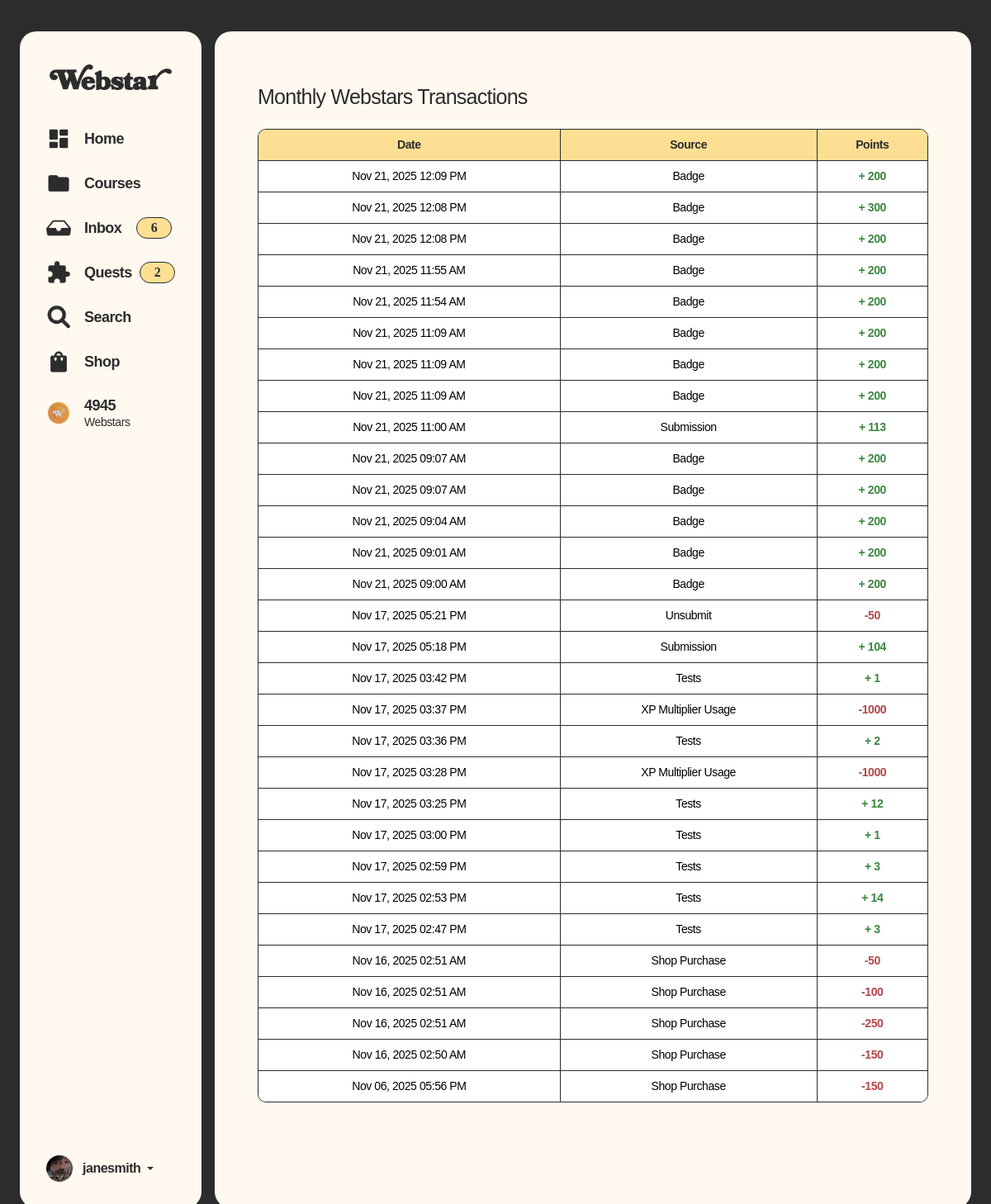
/transactions.php (signed in), run on the app's committed database.
### tables this page shows
CREATE TABLE `users` (
  `userID` int(11) NOT NULL,
  `password` varchar(1024) NOT NULL,
  `email` varchar(50) NOT NULL,
  `role` varchar(12) NOT NULL DEFAULT 'student',
  `userName` varchar(50) NOT NULL,
  `status` varchar(15) DEFAULT 'Active'
);

CREATE TABLE `profile` (
  `profileID` int(11) NOT NULL,
  `userID` int(11) NOT NULL,
  `bio` varchar(255) NOT NULL DEFAULT 'Welcome to my Webstar profile!',
  `webstars` int(11) DEFAULT 0,
  `emblemID` int(11) NOT NULL DEFAULT 1,
  `coverImageID` int(11) NOT NULL DEFAULT 1,
  `colorThemeID` int(11) NOT NULL DEFAULT 1,
  `starCard` int(11) DEFAULT NULL
);

CREATE TABLE `userinfo` (
  `userInfoID` int(11) NOT NULL,
  `userID` int(11) NOT NULL,
  `profilePicture` varchar(100) NOT NULL DEFAULT 'defaultProfile.png',
  `firstName` varchar(50) NOT NULL,
  `middleName` varchar(50) DEFAULT NULL,
  `lastName` varchar(50) NOT NULL,
  `studentID` varchar(50) DEFAULT NULL,
  `programID` varchar(50) DEFAULT '1',
  `gender` varchar(50) DEFAULT 'Other',
  `yearLevel` varchar(20) DEFAULT '1',
  `yearSection` int(11) DEFAULT 1,
  `schoolEmail` varchar(50) DEFAULT NULL,
  `facebookLink` text DEFAULT NULL,
  `linkedInLink` text DEFAULT NULL,
  `githubLink` text DEFAULT NULL,
  `createdAt` datetime NOT NULL,
  `isNewUser` int(1) NOT NULL DEFAULT 1
);

CREATE TABLE `webstars` (
  `webstarsID` int(11) NOT NULL,
  `userID` int(11) NOT NULL,
  `assessmentID` int(11) DEFAULT NULL,
  `sourceType` varchar(50) NOT NULL,
  `pointsChanged` int(100) NOT NULL,
  `dateEarned` datetime NOT NULL
);

### transactions.php (the view, shortened to what the rows shown need)
<?php $activePage = 'webstars';
include('shared/assets/database/connect.php');
include("shared/assets/processes/session-process.php");
$currentMonthStart = date('Y-m-01');
$currentMonthEnd = date('Y-m-t');
$query = "
    SELECT webstarsID, sourceType, pointsChanged, dateEarned
    FROM webstars
    WHERE userID = $userID
    AND dateEarned BETWEEN '$currentMonthStart' AND '$currentMonthEnd'
    ORDER BY dateEarned DESC
";
$result = mysqli_query($conn, $query);
?>
<!doctype html>
<html lang="en">
<head>
    <link href="https://cdn.jsdelivr.net/npm/bootstrap@5.3.6/dist/css/bootstrap.min.css" rel="stylesheet" />
    <link rel="stylesheet" href="https://cdn.jsdelivr.net/npm/bootstrap-icons@1.13.1/font/bootstrap-icons.min.css">
    <link rel="stylesheet" href="shared/assets/css/global-styles.css" />
    <link rel="stylesheet" href="shared/assets/css/sidebar-and-container-styles.css" />
    <link rel="stylesheet" href="shared/assets/css/inbox.css" />
    <link rel="stylesheet" href="shared/assets/css/sidebar-and-container-styles.css" />
    <link href="https://cdnjs.cloudflare.com/ajax/libs/font-awesome/6.5.0/css/all.min.css" rel="stylesheet" />
</head>
<body>
    <div class="container-fluid min-vh-100 d-flex justify-content-center align-items-center p-0 p-md-3"
        style="background-color: var(--black);">
        <div class="row w-100">
            <?php include 'shared/components/sidebar-for-mobile.php'; ?>
            <?php include 'shared/components/sidebar-for-desktop.php'; ?>
            <div class="col main-container m-0 p-0 mx-0 mx-md-2 p-md-4">
                <div class="card border-0 px-3 pt-3 m-0 h-100 w-100 rounded-0 shadow-none"
                    style="background-color: transparent;">
                    <?php include 'shared/components/navbar-for-mobile.php'; ?>
                    <div class="container-fluid py-3 row-padding-top  overflow-y-auto">
                        <div class="row">
                            <div class="col-12" style="padding-bottom:50px">
                                <div class="row align-items-center mb-3 text-center text-md-start">
                                    <div class="col-12 col-md-auto text-center text-md-start position-relative">
                                        <h1 class="text-sbold text-25 my-2" style="color: var(--black);">Monthly
                                            Webstars
                                            Transactions
                                        </h1>
                                    </div>
                                    <div class="message-container mt-3 pb-4">
                                        <div class="table-responsive"
                                            style="border-radius:10px; border: 1px solid var(--black);">
                                            <table
                                                class="table table-inner-borders text-center align-middle text-reg text-14 mb-0 webstars-table">
                                                <thead>
                                                    <tr>
                                                        <th>Date</th>
                                                        <th>Source</th>
                                                        <th>Points</th>
                                                    </tr>
                                                </thead>
                                                <tbody>
                                                    <?php if (mysqli_num_rows($result) > 0): ?>
                                                        <?php while ($row = mysqli_fetch_assoc($result)): ?>
                                                            <tr>
                                                                <td><?= htmlspecialchars(date('M d, Y h:i A', strtotime($row['dateEarned']))) ?>
                                                                </td>
                                                                <td><?= htmlspecialchars($row['sourceType']) ?></td>
                                                                <td>
                                                                    <strong
                                                                        style="color: <?= $row['pointsChanged'] >= 0 ? 'var(--successColor, #3b873e)' : 'var(--dangerColor, #b04a4a)' ?>;">
                                                                        <?= $row['pointsChanged'] >= 0 ? '+' : '' ?>
                                                                        <?= htmlspecialchars($row['pointsChanged']) ?>
                                                                    </strong>
                                                                </td>
                                                            </tr>
                                                        <?php endwhile; ?>
                                                    <?php endif; ?>
                                                </tbody>
                                            </table>
                                        </div>
                                    </div>
                                </div>
                            </div>
                        </div>
                    </div>
                </div>
            </div>
        </div>
    </div>
</body>
</html>

### shared/components/sidebar-for-desktop.php (shortened to what the rows shown need)
<?php
include_once 'shared/assets/database/connect.php';
$userID = $_SESSION['userID'];
$usernameAndProfilePictureQuery = "
SELECT
    u.userName,
    ui.profilePicture,
    p.webstars
FROM users u
JOIN userinfo ui ON u.userID = ui.userID
JOIN profile p ON u.userID = p.userID
WHERE u.userID = $userID
";
$usernameAndProfilePictureResult = executeQuery($usernameAndProfilePictureQuery);
$userInformation = mysqli_fetch_assoc($usernameAndProfilePictureResult);
?>
<div class="col-auto d-none d-md-block">
    <div class="col-auto d-none d-md-block">
        <div class="row">
            <div class="card border-0 sidebar mx-2 p-2 overflow-y-auto" style="width: 220px;">
                <ul class="nav flex-column">
                    <div class="mt-1 end-0 mt-2 mx-3 mb-2 p-2 d-flex align-items-center">
                        <div class="d-flex flex-column align-items-start ps-2" style="line-height: 1.2;">
                            <a href="transactions.php" class="text-med text-18" style="text-decoration: none;">
                                <strong><?php echo $userInformation['webstars'] ?></strong>
                            </a>
                        </div>
                    </div>
                </ul>
                <div class="dropdown mt-auto p-4">
                    <a href="#" class="d-flex align-items-center text-decoration-none dropdown-toggle text-dark"
                        data-bs-toggle="dropdown" aria-expanded="false">
                        <img src="shared/assets/pfp-uploads/<?php echo $userInformation['profilePicture'] ?>" alt=""
                            width="32" height="32" class="rounded-circle me-2"
                            style="object-fit: cover; width: 32px; height: 32px; overflow: hidden;">
                        <strong class="text-dark text-med text-16 px-1 text-truncate" style="max-width:100px"
                            title=" <?php echo $userInformation['userName'] ?>">
                            <?php echo $userInformation['userName'] ?>
                        </strong>
                    </a>
                </div>
            </div>
        </div>
    </div>
</div>

### data on the page
users: profile.webstars "4945", userinfo.profilePicture (picture), userName "janesmith"
webstars: dateEarned "Nov 21, 2025 12:09 PM", sourceType "Badge", pointsChanged "200"
webstars: dateEarned "Nov 21, 2025 12:08 PM", sourceType "Badge", pointsChanged "300"
webstars: dateEarned "Nov 21, 2025 12:08 PM", sourceType "Badge", pointsChanged "200"
webstars: dateEarned "Nov 21, 2025 11:55 AM", sourceType "Badge", pointsChanged "200"
webstars: dateEarned "Nov 21, 2025 11:54 AM", sourceType "Badge", pointsChanged "200"
webstars: dateEarned "Nov 21, 2025 11:09 AM", sourceType "Badge", pointsChanged "200"
webstars: dateEarned "Nov 21, 2025 11:09 AM", sourceType "Badge", pointsChanged "200"
webstars: dateEarned "Nov 21, 2025 11:09 AM", sourceType "Badge", pointsChanged "200"
webstars: dateEarned "Nov 21, 2025 11:00 AM", sourceType "Submission", pointsChanged "113"
webstars: dateEarned "Nov 21, 2025 09:07 AM", sourceType "Badge", pointsChanged "200"
webstars: dateEarned "Nov 21, 2025 09:07 AM", sourceType "Badge", pointsChanged "200"
webstars: dateEarned "Nov 21, 2025 09:04 AM", sourceType "Badge", pointsChanged "200"
webstars: dateEarned "Nov 21, 2025 09:01 AM", sourceType "Badge", pointsChanged "200"
webstars: dateEarned "Nov 21, 2025 09:00 AM", sourceType "Badge", pointsChanged "200"
webstars: dateEarned "Nov 17, 2025 05:21 PM", sourceType "Unsubmit", pointsChanged "-50"
webstars: dateEarned "Nov 17, 2025 05:18 PM", sourceType "Submission", pointsChanged "104"
webstars: dateEarned "Nov 17, 2025 03:42 PM", sourceType "Tests", pointsChanged "1"
webstars: dateEarned "Nov 17, 2025 03:37 PM", sourceType "XP Multiplier Usage", pointsChanged "-1000"
webstars: dateEarned "Nov 17, 2025 03:36 PM", sourceType "Tests", pointsChanged "2"
webstars: dateEarned "Nov 17, 2025 03:28 PM", sourceType "XP Multiplier Usage", pointsChanged "-1000"
webstars: dateEarned "Nov 17, 2025 03:25 PM", sourceType "Tests", pointsChanged "12"
webstars: dateEarned "Nov 17, 2025 03:00 PM", sourceType "Tests", pointsChanged "1"
webstars: dateEarned "Nov 17, 2025 02:59 PM", sourceType "Tests", pointsChanged "3"
webstars: dateEarned "Nov 17, 2025 02:53 PM", sourceType "Tests", pointsChanged "14"
webstars: dateEarned "Nov 17, 2025 02:47 PM", sourceType "Tests", pointsChanged "3"
webstars: dateEarned "Nov 16, 2025 02:51 AM", sourceType "Shop Purchase", pointsChanged "-50"
webstars: dateEarned "Nov 16, 2025 02:51 AM", sourceType "Shop Purchase", pointsChanged "-100"
webstars: dateEarned "Nov 16, 2025 02:51 AM", sourceType "Shop Purchase", pointsChanged "-250"
webstars: dateEarned "Nov 16, 2025 02:50 AM", sourceType "Shop Purchase", pointsChanged "-150"
webstars: dateEarned "Nov 06, 2025 05:56 PM", sourceType "Shop Purchase", pointsChanged "-150"

### other printed values
$displayInbox "6"
$displayTodo "2"
